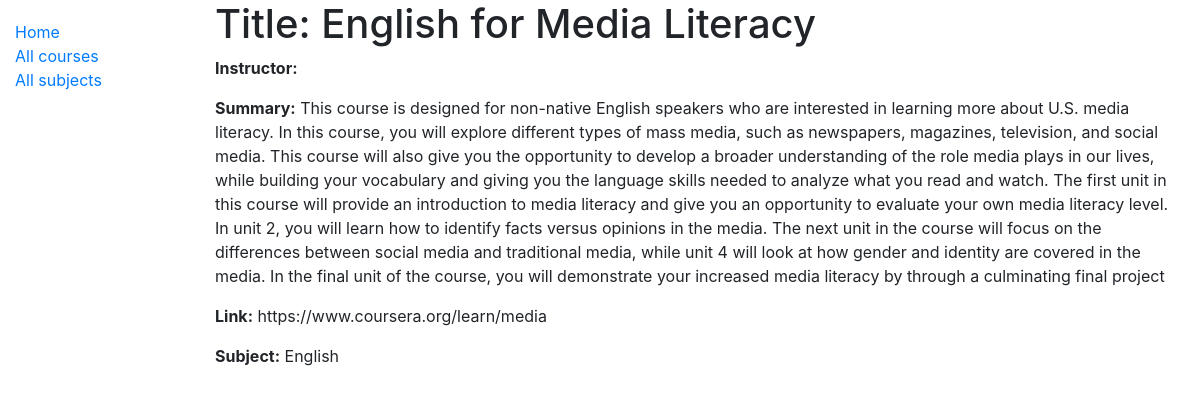
Page /mainpage/course/29fce72d-f7f0-4c4f-ab12-ae387da65dbf on the committed database.
### mainpage/models.py (models this page shows, shortened)
class Course(models.Model):
    title = models.CharField(max_length=200)
    instructor = models.ForeignKey('Instructor', on_delete=models.SET_NULL, null=True)
    summary = models.TextField(max_length=1000, help_text='Enter a brief description of the course')
    link = models.CharField('Link', max_length=200, unique=True, help_text='Link to the online course')
    subject = models.ManyToManyField(Subject, help_text='Select a subject for this course')
    id = models.UUIDField(primary_key=True, default=uuid.uuid4, help_text='Unique ID for this course')

class Subject(models.Model):
    name = models.CharField(max_length=200, help_text='Enter a subject area (e.g. Computer Science)')
    def __str__(self):
        return self.name

### mainpage/views.py (the view, shortened to what this page needs)
# urls.py: path('course/<uuid:pk>', views.CourseDetailView.as_view(), name='course-detail'),
class CourseDetailView(generic.DetailView):
    model = Course

### mainpage/templates/mainpage/course_detail.html (shortened to what this page needs)
{% extends "base_generic.html" %}
{% block content %}
  <h1>Title: {{ course.title }}</h1>
  <p><strong>Instructor:</strong> <a href="">{{ course.instructor.all|join:", " }}</a></p>
  <p><strong>Summary:</strong> {{ course.summary }}</p>
  <p><strong>Link:</strong> {{ course.link }}</p>
  <p><strong>Subject:</strong> {{ course.subject.all|join:", " }}</p>
{% endblock %}

### rows in the picture
Course: title "English for Media Literacy", summary "This course is designed for non-native English speakers who are interested in learning more about U.S. media literacy. In this course, you will explore different types of mass media, such as newspapers, magazines, television, and social media. This course will also give you the opportunity to develop a broader understanding of the role media plays in our lives, while building your vocabulary and giving you the language skills needed to analyze what you read and watch. The first unit in this course will provide an introduction to media literacy and give you an opportunity to evaluate your own media literacy level. In unit 2, you will learn how to identify facts versus opinions in the media.…", link "https://www.coursera.org/learn/media", subject.all "English"
